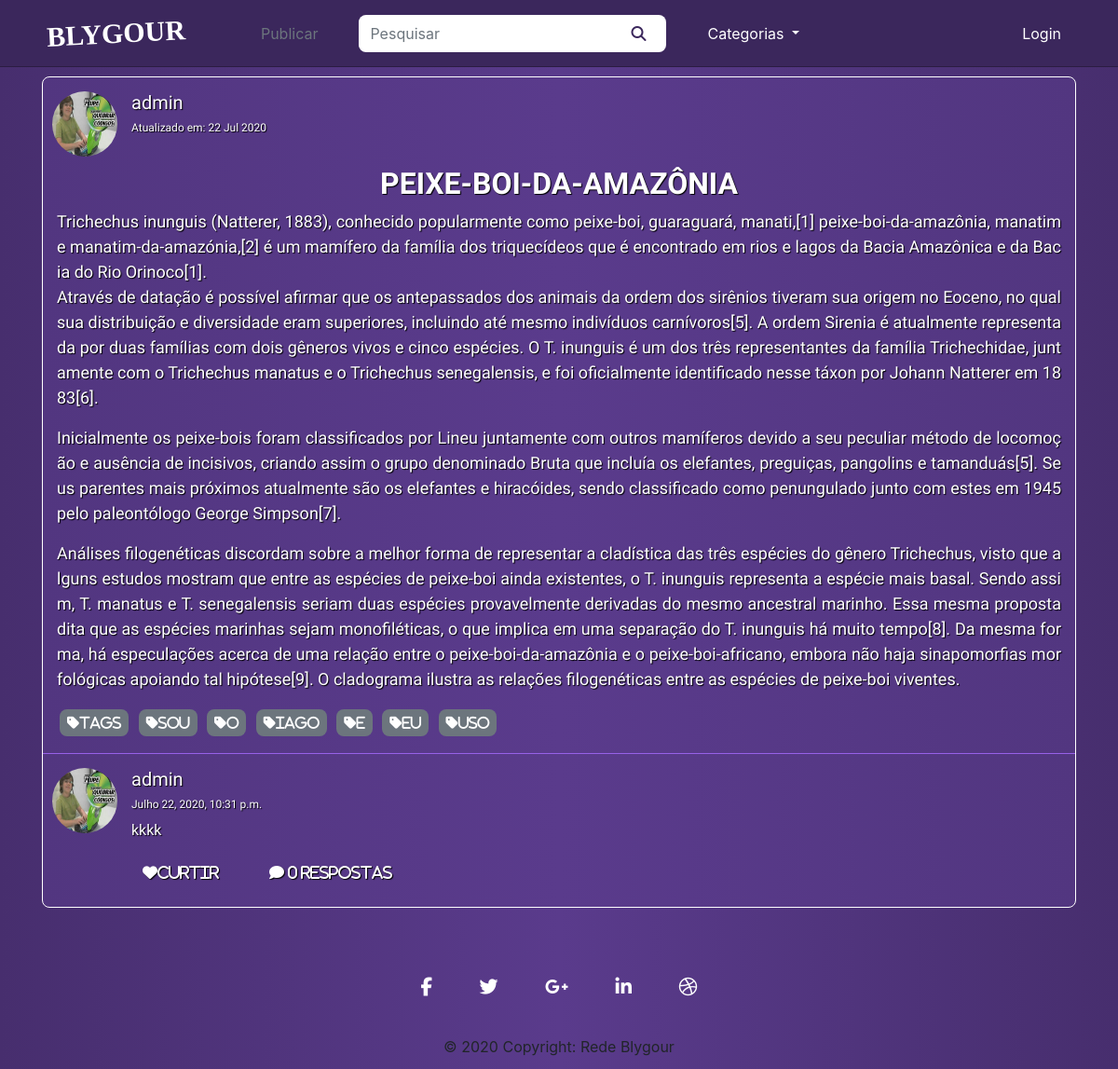
The page /47 on the database as committed earlier.
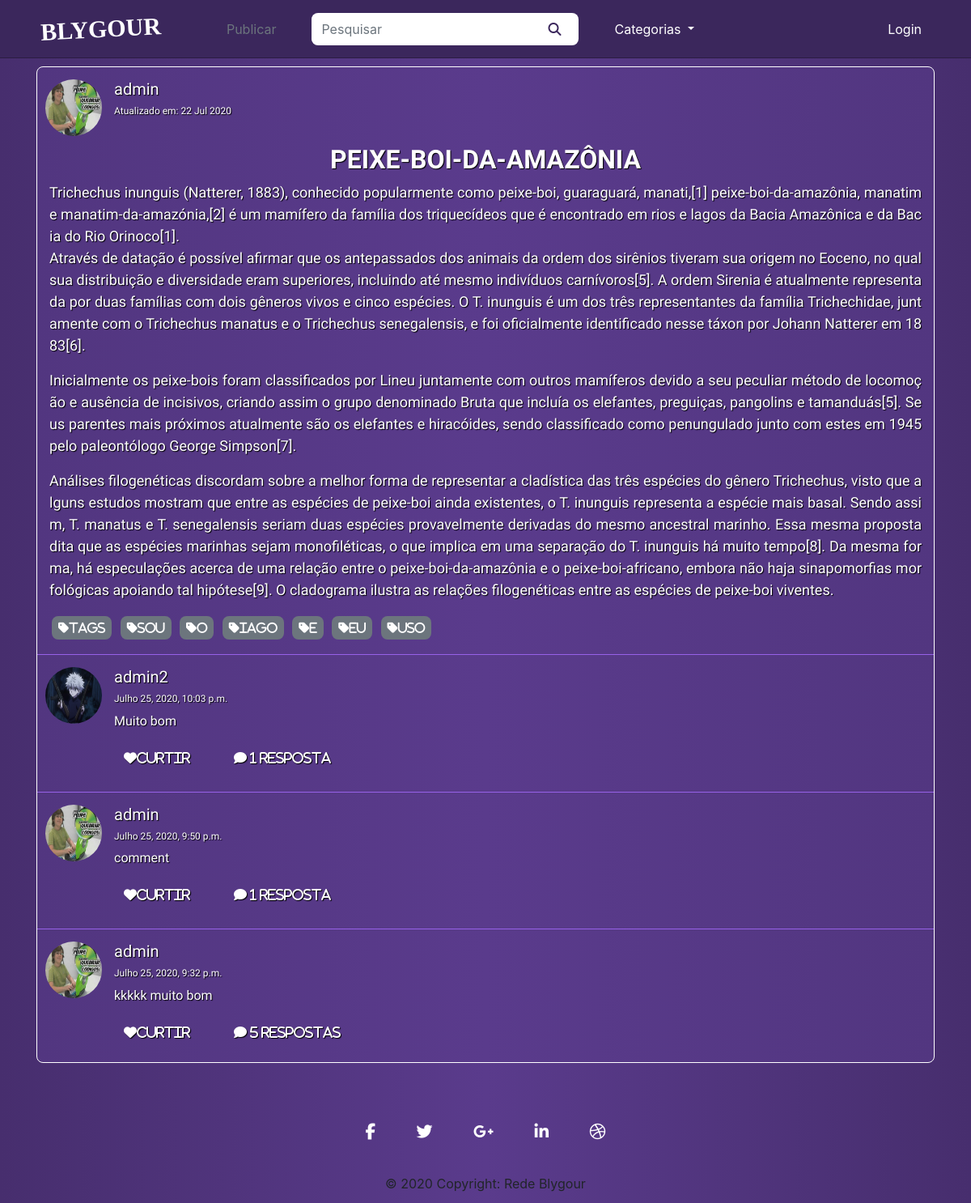
The same page on the database as committed later.
### posts/models.py (models this page shows, shortened)
class Post(models.Model):
    title = models.CharField('Título', max_length=100)
    text = models.TextField('Texto da Postagem')
    user = models.ForeignKey(get_user_model(), on_delete=models.CASCADE, null=True, blank=True)
    image = models.ImageField(upload_to = get_file_path, verbose_name='Imagem', null=True, blank=True)
    tags = TaggableManager(help_text="Suas tags")
    created_at = models.DateTimeField('Criado em :', auto_now_add = True)
    updated_at = models.DateTimeField('Modificado em :', auto_now = True)
    class Meta:
        verbose_name = 'Postagem'
        verbose_name_plural = 'Postagens'
        ordering = ['text']

class Comments(models.Model):
    user = models.ForeignKey(get_user_model(), verbose_name='Usuário', on_delete=models.CASCADE)
    post = models.ForeignKey(Post, verbose_name='Post', on_delete=models.CASCADE)
    comment = models.TextField('Texto da Postagem')
    parent = models.ForeignKey(to='self', null=True, blank=True, related_name="Respostas", on_delete=models.CASCADE)
    created_at = models.DateTimeField('Criado em :', auto_now_add = True)
    updated_at = models.DateTimeField('Modificado em :', auto_now = True)
    def children(self):
        return Comments.objects.filter(parent=self)
    def __str__(self):
        return self.comment
    class Meta:
        verbose_name = 'Comentário'
        verbose_name_plural = 'Comentários'
        ordering = ['created_at']

### users/models.py (models this page shows, shortened)
class User(AbstractUser, PermissionsMixin):
    username = models.CharField('Nome do usuário', max_length=30, unique=True)
    email = models.EmailField('Email', unique=True)
    profile_picture = models.ImageField(upload_to = get_file_path, verbose_name='Imagem', null=True, blank=True)
    is_active = models.BooleanField('Está Ativo?', blank=True, default=True)
    is_staff = models.BooleanField('É da equipe?', blank=True, default=False)
    is_superuser = models.BooleanField('É super Usuário?', blank=True, default=False)
    date_joined = models.DateField('Data de Entrada', auto_now_add=True)
    first_name = None
    last_name = None
    objects = UserManager()
    USERNAME_FIELD = 'username'
    REQUIRED_FIELDS = ['email']
    def __str__(self):
        return self.username
    class Meta:
        verbose_name = 'Usuário'
        verbose_name_plural = 'Usuários'

### posts/views.py (the view)
# urls.py: path('<int:id>', views.viewPost, name='posts-view'),
def viewPost(request, id):
    template_name = 'posts/details.html'
    post = get_object_or_404(Post, pk=id)
    comments = Comments.objects.all().order_by('-created_at').filter(post = post).filter(parent = None)
    parent_obj = None
    if request.method == 'POST':
        form = CommentsForm(request.POST or None)
        if form.is_valid():
            comment = form.save(commit = False)
            comment.user = request.user
            comment.post = post
            try:
                parent_id = int(request.POST.get("parent_id"))
            except:
                parent_id = None
            if parent_id:
                parent_qs = Comments.objects.filter(id = parent_id)
                if parent_qs.exists() and parent_qs.count() == 1:
                    parent_obj = parent_qs.first()
                    comment.parent = parent_obj
            comment.save()
            messages.success(request, 'Comentário enviado com Sucesso')
            return redirect('posts:posts-view', id=post.id)
    else:
        form = CommentsForm(request.POST)
        context = {
            'post': post,
            'comments': comments,
            'form': form,
            'parent': parent_obj,
        }
        return render(request, template_name, context)

### posts/forms.py
class CommentsForm(forms.ModelForm):
    widgets = {
            'text': forms.Textarea(attrs={
                'class': 'form-control',
                'placeholder': 'Digite aqui o seu comentário',
            }),
        }
    class Meta:
        model = Comments
        fields = ('comment',)

### posts/templates/posts/details.html (shortened to what this page needs)
{% extends 'posts/index.html' %}
{% load static %}
{% load crispy_forms_tags %}
{% block styles %}
    <link rel="stylesheet" href="{% static 'css/settings.css' %}">
    <link rel="stylesheet" href="{% static 'css/add-post.css' %}">
{% endblock styles %}
{% block content %}
    <div class="container view-posts">
        {% block user_informations %}
            {{ block.super }}
        {% endblock user_informations %}
        <div class="row title">
            <div class="col-12">
                <h2>
                    <strong>{{ post.title|upper }}</strong>
                </h2>
            </div>
        </div>
        <div class="row post">
            <div class="col-12">
                {{ post.text|linebreaks }}
                {% for tag in post.tags.all %}
                    <a href="{% url 'posts:index_tagged' tag %}" class="tags">
                        <button type="button" class="btn btn-secondary btn-sm button-tags">
                            <i class="fa fa-tag tags-text">{{ tag }}</i>
                        </button>
                    </a>
                {% endfor %}
            </div>
        </div>
        {% for comment in comments %}
            <div class="row user comments">
                <div>
                    <a href="{% url 'posts:profile_user' comment.user.username %}" class='user'>
                        {% if comment.user.profile_picture %}
                            <img class='user-picture' src="/media/{{ comment.user.profile_picture }}" alt="Profile Picture {{ post.user }}">
                        {% else %}
                            <img class='user-picture' src="/media/profiles/avatar.png" alt="Default profile picture">
                        {% endif %}
                    </a>
                </div>
                <div class="col">
                    <a href="{% url 'posts:profile_user' comment.user.username %}" class='user'>
                        <h5>
                            {{ comment.user }}
                        </h5>
                    </a>
                    <h6 class="data-update">{{ comment.updated_at }}</h6>
                    <p>{{ comment.comment }}</p>
                    <h5>
                        <a class="btn">
                            <i class="fas fa-heart">Curtir</i>
                        </a>
                    {% with comment_count=comment.children.count %}
                    <a class="btn comment-reply-btn">
                    <i class="fas fa-comment">
                    {{ comment_count }}
                    Resposta{{ comment_count|pluralize}}</i>
                    </a>
                    {% endwith %}
                    </h5>
                </div>
            </div>
        {% endfor %}
    </div>
{% endblock content %}

### posts/templates/posts/index.html (shortened to what this page needs)
{% extends 'base.html' %}
{% load static %}
{% block content %}
    {% for post in posts %}
            {% block user_informations %}
                <div class="row user">
                    <div>
                        <a href="{% url 'posts:profile_user' post.user.username %}" class='user'>
                            {% if post.user.profile_picture %}
                                <img class='user-picture' src="/media/{{ post.user.profile_picture }}" alt="Profile Picture {{ post.user }}">
                            {% else %}
                                <img class='user-picture' src="/media/profiles/avatar.png" alt="Default profile picture">
                            {% endif %}
                        </a>
                    </div>
                    <div class="col">
                        <h5>
                            <a href="{% url 'posts:profile_user' post.user.username %}" class='user'>{{ post.user }}</a>
                        </h5>
                        <h6 class="data-update">Atualizado em:
                            {{ post.updated_at|date:"d M Y" }}</h6>
                    </div>
                </div>
            {% endblock user_informations %}
    {% endfor %}
{% endblock content %}
{% block pagination %}
    {{ block.super }}
{% endblock pagination %}

### posts/templates/base.html (shortened to what this page needs)
{% load static %}
<!DOCTYPE html>
<html lang="pt_br">
    <head>
        <link rel="stylesheet" href="https://stackpath.bootstrapcdn.com/bootstrap/4.5.0/css/bootstrap.min.css">
        <link rel="stylesheet" href="{% static 'css/style.css' %}">
        {% block styles %}{% endblock styles %}
        <link rel="stylesheet" href="{% static 'css/responsive.css' %}">
    </head>
    <body>
        <nav class="navbar navbar-expand-lg">
            <div class="container">
                <a class="navbar-nav blygour" href="{% url 'posts:posts-list' %}">BLYGOUR</a>
                <div class="collapse navbar-collapse" id="navbarSupportedContent">
                    <ul class="navbar-nav mr-auto">
                        {% if user.is_authenticated%}
                            <li class="nav-item button-post">
                                <a class="nav-link" href="{% url 'posts:add-post' %}">Publicar</a>
                            </li>
                        {% else %}
                            <li class="nav-item">
                                <a class="nav-link disabled" href="#" tabindex="-1" aria-disabled="true">Publicar</a>
                            </li>
                        {% endif %}
                        <form action="{% url 'posts:posts-list' %}" class="form-inline my-2 my-lg-0 form-search" method='GET'>
                            <input class="form-control mr-sm-2" type="search" placeholder="Pesquisar" aria-label="Titulo " id="search-input" ,="," name="search" value="{{ request.GET.search }}">
                            <button class="btn button-search search-button" type="submit">
                                <i class="fas fa-search" id="search-icon"></i>
                            </button>
                        </form>
                        <li class="nav-item dropdown">
                            <a class="nav-link dropdown-toggle" href="#" id="navbarDropdown" role="button" data-toggle="dropdown" aria-haspopup="true" aria-expanded="false">
                                Categorias
                            </a>
                        </li>
                    </ul>
                    <ul class="navbar-nav mr-2">
                        {% if user.is_authenticated%}
                            <li class="nav-item dropdown">
                                <a class="nav-link dropdown-toggle" href="#" id="navbarDropdown" role="button" data-toggle="dropdown" aria-haspopup="true" aria-expanded="false">
                                    {% if user.profile_picture %}
                                        <img class='user-picture' src="/media/{{ request.user.profile_picture }}" alt="Profile Picture {{ request.user }}">
                                        <span class="dropdown-perfil">{{ request.user }}</span>
                                    {% else %}
                                        <img class='user-picture' src="/media/profiles/avatar.png" alt="Default profile picture">
                                        <span class="dropdown-perfil">{{ request.user }}</span>
                                    {% endif %}
                                </a>
                                <div class="dropdown-menu user" aria-labelledby="navbarDropdown">
                                    <a class="dropdown-item" href="{% url 'posts:profile_user' user.username %}">Meu Perfil</a>
                                    <a class="dropdown-item" href="{% url 'users:edit_account' %}">Configurações</a>
                                    <div class="dropdown-divider"></div>
                                    <a class="dropdown-item" href="{% url 'logout' %}">Sair</a>
                                </div>
                            </li>
                        {% else %}
                            <li class="nav-item">
                                <a class="nav-link" href="{% url 'login' %}">Login</a>
                            </li>
                        {% endif %}
                    </ul>
                </div>
            </div>
        </nav>
        <div class="container conteudo">
            {% block content %}{% endblock content %}
            {% block pagination %}
                <nav class='pages'>
                </nav>
            {% endblock pagination %}
        </div>
        <footer class="page-footer font-small special-color-dark pt-4">
            <div class="container">
                <ul class="list-unstyled list-inline text-center">
                    <li class="list-inline-item">
                        <a class="btn-floating btn-fb mx-1 fa-lg" href='#'>
                            <i class="fab fa-facebook-f"></i>
                        </a>
                    </li>
                    <li class="list-inline-item">
                        <a class="btn-floating btn-tw mx-1 fa-lg" href='#'>
                            <i class="fab fa-twitter"></i>
                        </a>
                    </li>
                    <li class="list-inline-item">
                        <a class="btn-floating btn-gplus mx-1 fa-lg" href='#'>
                            <i class="fab fa-google-plus-g"></i>
                        </a>
                    </li>
                    <li class="list-inline-item">
                        <a class="btn-floating btn-li mx-1 fa-lg" href='#'>
                            <i class="fab fa-linkedin-in"></i>
                        </a>
                    </li>
                    <li class="list-inline-item">
                        <a class="btn-floating btn-dribbble mx-1 fa-lg" href='#'>
                            <i class="fab fa-dribbble"></i>
                        </a>
                    </li>
                </ul>
            </div>
            <div class="footer-copyright text-center py-3">© 2020 Copyright:
                <a>
                    Rede Blygour</a>
            </div>
        </footer>
    </body>
</html>

### posts/static/css/style.css (style rules this page uses)
:root { --roxo-principal: #3B275C; --roxo-escuro: #241838; --roxo-claro: #5A3B8C; }
body { background-image: linear-gradient(to right, #472E6E, #5A3B8C, #472E6E); }
h1, h2, h3, h4, h5, h6, p { color: white; font-family: 'Public Sans', sans-serif; text-shadow: 1px 1px 1px black; word-break: break-all; }
a, a:hover, a:focus { text-decoration: none; }
input, input:hover, input:focus, .btn, .btn:hover, .btn:focus, .form-control, .form-control:hover, .form-control:focus { box-shadow: none; border: none; outline: none; border-radius: 8px; }
.navbar.navbar-expand-lg { background-color: var(--roxo-principal); border-bottom: 1px solid #2B1C42; }
.form-search { border-radius: 8px; background-color: white; }
.search-button { color: var(--roxo-principal); }
.navbar-nav.mr-auto li, .navbar-nav.mr-auto form { margin: 0 18px; }
.navbar.navbar-expand-lg .navbar-nav.blygour { font-family: Georgia, 'Times New Roman', Times, serif; transform: rotate(-3deg); font-size: 30px; font-weight: bold; padding: 5px; margin-right: 50px; }
.navbar a { color: white; }
.conteudo { margin-top: 10px; }
.conteudo .view-posts { background-image: linear-gradient(to right, #523680, #5A3B8C, #523680); border-radius: 8px; }
.text-center { margin-top: 10px; }
.view-posts { border: 1px solid white; margin-top: 5px; }
.row.user { margin-bottom: 10px; margin-top: 15px; }
.row.user img.user-picture { height: 70px; width: 70px; border-radius: 50vh; margin-left: 10px; }
a.user { color: white; }
.data-update { font-size: 12px; }
.row.user.comments { border-top: 1px solid #9761E8; padding-top: 15px; color: white; text-shadow: 1px 1px 1px black; }
.comments-actions i, .comments i { justify-content: center; margin-right: 25px; }
.view-posts .title { text-align: center; overflow-wrap: break-word; }
.view-posts .post { margin-bottom: 10px; box-shadow: none; }
.view-posts .post p { font-size: max(18px, 0.8vw); overflow-wrap: break-word; text-align: justify; }
.tags-text { font-size: 15px; word-break: break-all; }
.button-tags { margin: 3px; }
nav.pages { margin-top: 15px; display: flex; align-items: center; justify-content: center; }
.list-inline-item a { padding: 5px; transition: 0.8s ease; border-radius: 8px; }
.list-inline-item i { color: white; margin: 10px; -webkit-transition: 0.5s ease-in; -moz-transition: 0.5s ease-in; -o-transition: 0.5s ease-in; transition: 0.5s ease-in; }

### posts/static/css/settings.css (style rules this page uses)
.fas { margin-right: 10px; }

Rows that differ between the two databases and show on the page:
removed Comments: user.profile_picture (picture), user "admin", updated_at "Julho 22, 2020, 10:31 p.m.", comment "kkkk", children.count "0"
added Comments: user.profile_picture (picture), user "admin2", updated_at "Julho 25, 2020, 10:03 p.m.", comment "Muito bom", children.count "1"
added Comments: user.profile_picture (picture), user "admin", updated_at "Julho 25, 2020, 9:50 p.m.", comment "comment", children.count "1"
added Comments: user.profile_picture (picture), user "admin", updated_at "Julho 25, 2020, 9:32 p.m.", comment "kkkkk muito bom", children.count "5"
